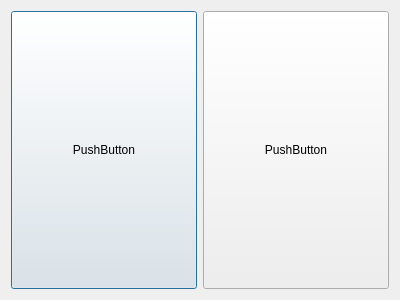
<?xml version="1.0" encoding="UTF-8"?>
<ui version="4.0">
 <class>Events</class>
 <widget class="QDialog" name="Events">
  <property name="geometry">
   <rect>
    <x>0</x>
    <y>0</y>
    <width>400</width>
    <height>300</height>
   </rect>
  </property>
  <property name="windowTitle">
   <string>Dialog</string>
  </property>
  <layout class="QVBoxLayout" name="verticalLayout">
   <item>
    <layout class="QHBoxLayout" name="horizontalLayout_3"/>
   </item>
   <item>
    <layout class="QHBoxLayout" name="horizontalLayout_4"/>
   </item>
   <item>
    <layout class="QHBoxLayout" name="horizontalLayout_5"/>
   </item>
   <item>
    <layout class="QHBoxLayout" name="horizontalLayout">
     <item>
      <widget class="QPushButton" name="pushButton">
       <property name="sizePolicy">
        <sizepolicy hsizetype="Preferred" vsizetype="Preferred">
         <horstretch>0</horstretch>
         <verstretch>0</verstretch>
        </sizepolicy>
       </property>
       <property name="text">
        <string>PushButton</string>
       </property>
      </widget>
     </item>
     <item>
      <widget class="QPushButton" name="pushButton_2">
       <property name="sizePolicy">
        <sizepolicy hsizetype="Preferred" vsizetype="Preferred">
         <horstretch>0</horstretch>
         <verstretch>0</verstretch>
        </sizepolicy>
       </property>
       <property name="text">
        <string>PushButton</string>
       </property>
      </widget>
     </item>
    </layout>
   </item>
  </layout>
 </widget>
 <resources/>
 <connections/>
</ui>
